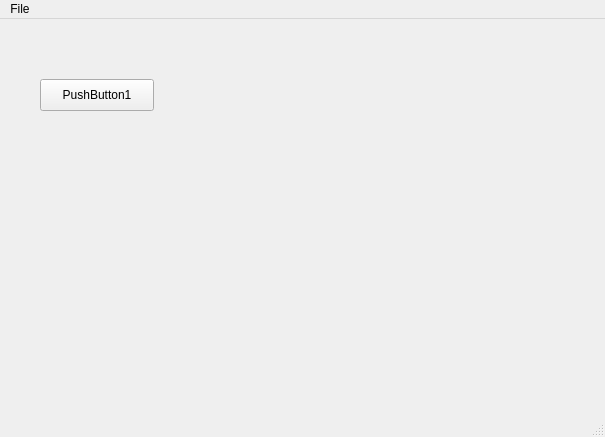
<?xml version="1.0" encoding="UTF-8"?>
<ui version="4.0">
 <class>MainWindow</class>
 <widget class="QMainWindow" name="MainWindow">
  <property name="geometry">
   <rect>
    <x>0</x>
    <y>0</y>
    <width>605</width>
    <height>437</height>
   </rect>
  </property>
  <property name="windowTitle">
   <string>MainWindow</string>
  </property>
  <widget class="QWidget" name="centralWidget">
   <widget class="QPushButton" name="pushButton">
    <property name="geometry">
     <rect>
      <x>40</x>
      <y>60</y>
      <width>114</width>
      <height>32</height>
     </rect>
    </property>
    <property name="text">
     <string>PushButton1</string>
    </property>
   </widget>
  </widget>
  <widget class="QStatusBar" name="statusBar"/>
  <widget class="QMenuBar" name="menuBar">
   <property name="geometry">
    <rect>
     <x>0</x>
     <y>0</y>
     <width>605</width>
     <height>22</height>
    </rect>
   </property>
   <widget class="QMenu" name="menuFile">
    <property name="title">
     <string>File</string>
    </property>
    <addaction name="actionQuit"/>
   </widget>
   <addaction name="menuFile"/>
  </widget>
  <action name="actionQuit">
   <property name="text">
    <string>Quit</string>
   </property>
  </action>
 </widget>
 <layoutdefault spacing="6" margin="11"/>
 <resources/>
 <connections>
  <connection>
   <sender>actionQuit</sender>
   <signal>triggered()</signal>
   <receiver>MainWindow</receiver>
   <slot>close()</slot>
   <hints>
    <hint type="sourcelabel">
     <x>-1</x>
     <y>-1</y>
    </hint>
    <hint type="destinationlabel">
     <x>302</x>
     <y>218</y>
    </hint>
   </hints>
  </connection>
 </connections>
 <slots>
  <slot>checkbox_on()</slot>
  <slot>checkbox_off()</slot>
  <slot>whatever()</slot>
 </slots>
</ui>
